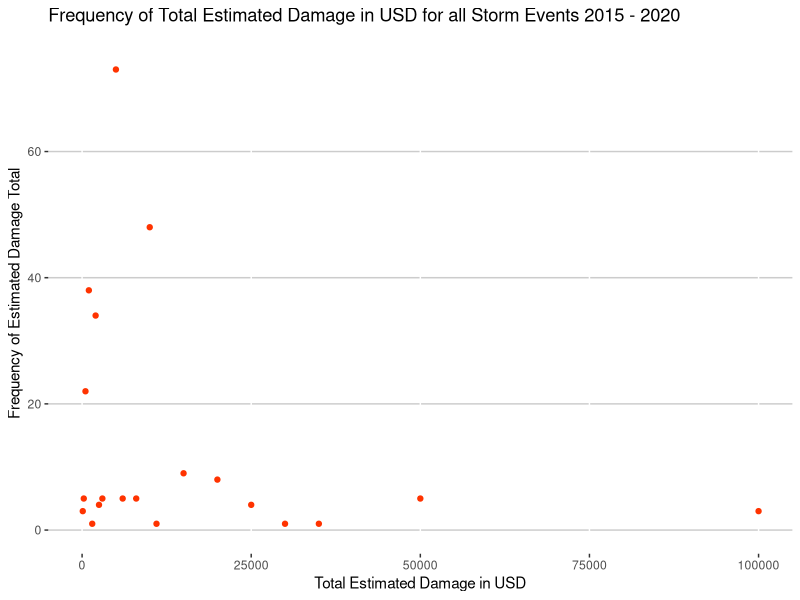
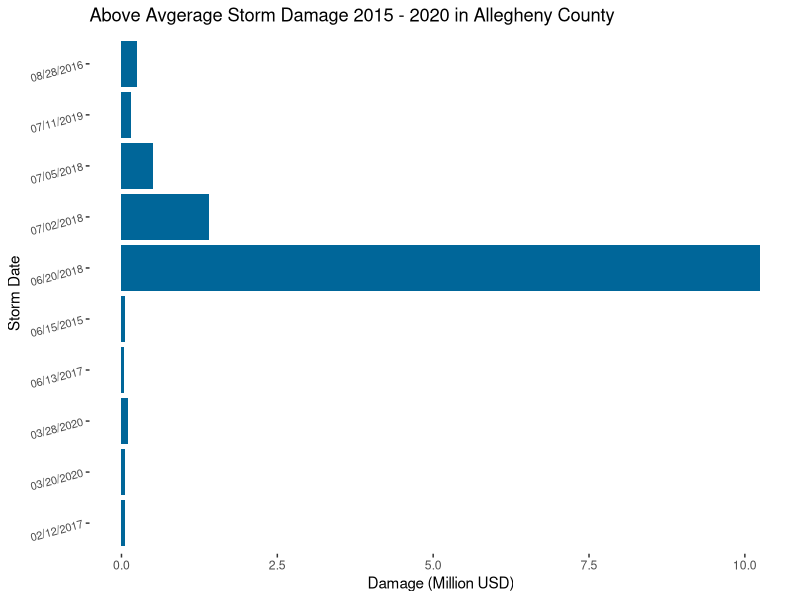
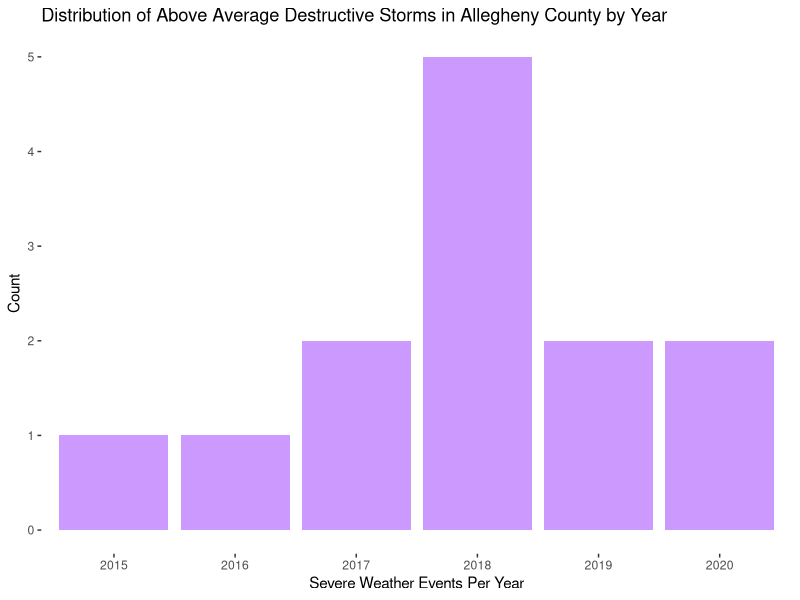
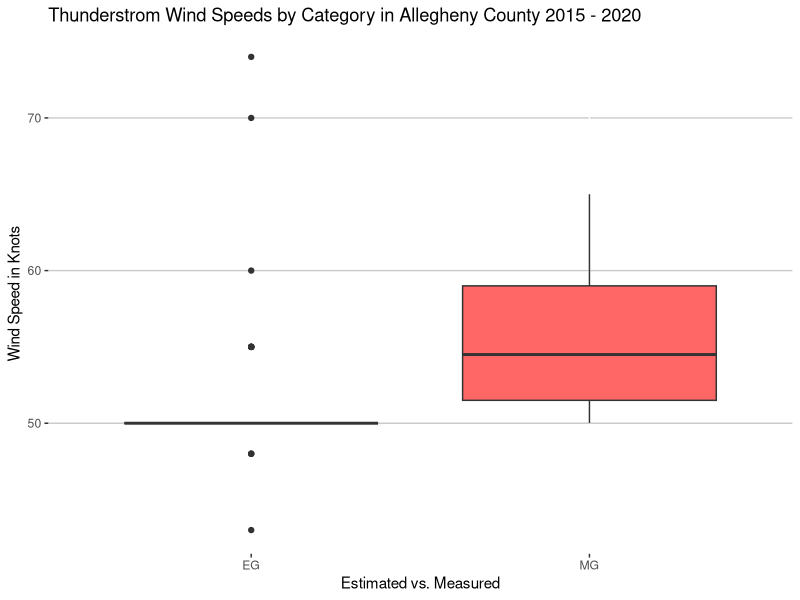
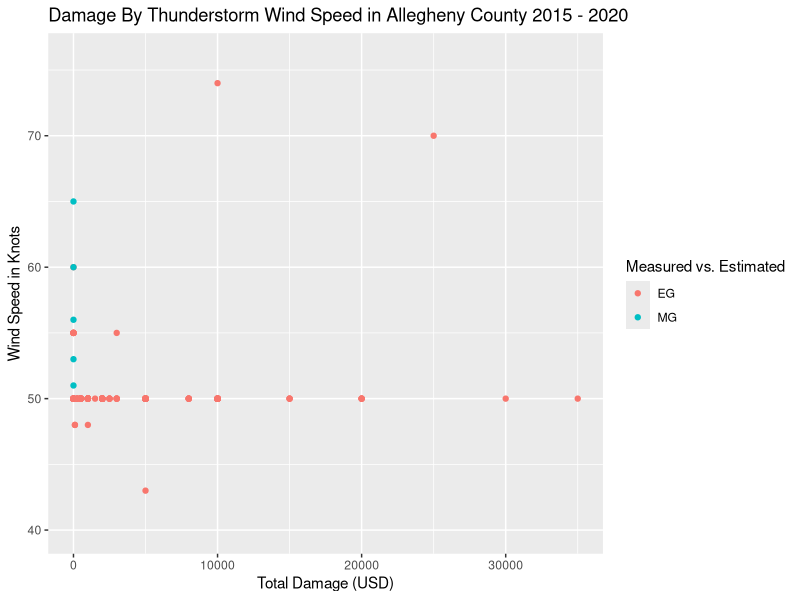

R code for these plots, in order: (Note: this script raises an error after producing the figures.)
## ---- chunk 1
knitr::opts_chunk$set(echo = TRUE, warning=FALSE)
## ---- chunk 2
# load the ggplot2 library for graphics later in the document
library(ggplot2)

# setting the proper directory to read in and write out to the location i want
setwd("/Users/zack/dat204_ccac/final_project/")

# read in the csv file containing my data
storm_data <- read.csv('storm_data_PA_AGC_15-20.csv')
## ---- chunk 3


## make a small data frame to count the occurrences of each event to understand what
## happens most frequently here

# get all unique event type values and store in variable
events <- unique(storm_data$EVENT_TYPE)

# create empty vector
event_count <- vector()

# loop through the list of unique events, creating a vector of the sum of each matching instance
# of the unique events and their listing in the data frame, return a vector of counts
for (s in events){
  local <- sum(storm_data$EVENT_TYPE == s)
  event_count <- c(event_count, local)
}

# create a data frame from unique events and their counts with new headers
event_totals <- data.frame("Weather.Event" = events, "Total.Count" = event_count)

# order the count by descending totals
ordered_events <- event_totals[order(-event_totals$Total.Count),]

#print
print(ordered_events)

## ---- chunk 4
# Let's add a column to the data frame that sums all the damage estimates
total_damage <- storm_data$DAMAGE_PROPERTY_NUM + storm_data$DAMAGE_CROPS_NUM
storm_data$TOTAL_DAMAGE=total_damage

# Getting descriptive statistics on total damage
print(summary(storm_data$TOTAL_DAMAGE))
## ---- chunk 5
# Get the standard deviation
s_dev <- sd(storm_data$TOTAL_DAMAGE)
print(c("Standard deviation: ", s_dev))
## ---- chunk 6
# pull all the unique damage estimate totals into a vector
dam <- unique(storm_data$TOTAL_DAMAGE)

# create empty vector
count <- vector()

# loop through the list of damage totals, creating a vector of the sum of each matching instance
# of the unique events and their listing in the data frame, return a vector of counts
for (s in dam){
  local <- sum(storm_data$TOTAL_DAMAGE == s)
  count <- c(count, local)
}

# create a data frame from totals and their counts with new headers
count_totals <- data.frame("Damage.Value" = dam, "Count" = count)

# plot the dataframe as a scatter plot
ggplot(count_totals) + geom_point(aes(x = Damage.Value, y = Count), stat="identity", color = "#FF3300") + 
  scale_x_continuous(limit = c(0,100000)) + 
  scale_y_continuous(limit = c(0, 75)) + 
  theme(panel.background = element_rect(fill = "white")) + 
  theme(panel.grid.major.y = element_line(color="#CCCCCC")) +
  labs(x = "Total Estimated Damage in USD", y = "Frequency of Estimated Damage Total") +
  labs(title = "Frequency of Total Estimated Damage in USD for all Storm Events 2015 - 2020")
  #theme(panel.grid.major.x = element_line(color="#CCCCCC"))


## ---- chunk 7
# Using the mean from the descriptive statistics, let's see what the most destructive
# storms over the past 5 years have been
destruction <- storm_data[storm_data$TOTAL_DAMAGE > 33262, ]

# to better plot the data let's scale down the damage
scaled_damage <- destruction$TOTAL_DAMAGE / 1000000
#print(scaled_damage)
destruction$SCALED_DAMAGE=scaled_damage

ggplot(destruction, aes(y=BEGIN_DATE, x=SCALED_DAMAGE)) +
  geom_histogram(stat="identity", fill="#006699") +
  theme(axis.text.y = element_text(size=8, angle=15)) +
  labs(y = "Storm Date", title = "Above Avgerage Storm Damage 2015 - 2020 in Allegheny County",
       x = "Damage (Million USD)") +
  theme(panel.background = element_rect(fill = "white"))
## ---- chunk 8
# let's dig into these destructive storms some more and pare down the original dataset
dest_small <- destruction[ , c("BEGIN_LOCATION", "BEGIN_DATE", "EVENT_TYPE", "MAGNITUDE",
                               "FLOOD_CAUSE", "END_LOCATION", "BEGIN_LAT",
                               "BEGIN_LON", "END_LAT","END_LON")]
print(dest_small)

# is there a trend in severe weather events increasing over time?
# need to extract the year values from the BEGIN_DATE column, so we'll read the row values as date
# objects, then only pull the year
storm_years <- format(as.Date(dest_small$BEGIN_DATE, format="%m/%d/%Y"),"%Y")
# now that we have a vector of years, let's add it as a new column to our dataframe
dest_small$YEAR=storm_years

# Now let's plot the severe weather by year to see if there's a trend
ggplot(dest_small, aes(x=YEAR)) + geom_bar(stat="count", fill="#CC99FF") +
  labs(x = "Severe Weather Events Per Year", y = "Count") +
  labs(title = "Distribution of Above Average Destructive Storms in Allegheny County by Year ") +
  theme(panel.background = element_rect(fill = "white"))

## ---- chunk 9
### TSTORM WIND
# The most common event are thunderstorm winds, let's slice the dataset to only show thunderstorm
# wind records so we can analyze it

t_storms <- storm_data[storm_data$EVENT_TYPE == "Thunderstorm Wind", ]

# There are two methods of capturing windspeed, let's plot them to better understand the data
ggplot(data = t_storms, mapping = aes(y = MAGNITUDE, x = MAGNITUDE_TYPE)) + 
  geom_boxplot(fill="#FF6666") + theme(panel.background = element_rect(fill = "white")) +
  theme(panel.grid.major.y = element_line(color="#CCCCCC")) + 
  labs(y = "Wind Speed in Knots", x = "Estimated vs. Measured") +
  labs(title = "Thunderstrom Wind Speeds by Category in Allegheny County 2015 - 2020")
## ---- chunk 10
# Now let's plot the windspeed in knots by damage
ggplot(data = t_storms, mapping = aes(y = MAGNITUDE, x = TOTAL_DAMAGE, color = MAGNITUDE_TYPE)) +
  geom_point() +
  scale_y_continuous(limits = c(40,76)) +
  labs(x = "Total Damage (USD)", y = "Wind Speed in Knots", color = "Measured vs. Estimated") +
  labs(title = "Damage By Thunderstorm Wind Speed in Allegheny County 2015 - 2020")
## ---- chunk 11
p_cor <- cor(t_storms$MAGNITUDE, t_storms$TOTAL_DAMAGE)
print(c("Correlation coefficient: ", p_cor))
## ---- chunk 12
# create a new series to contain solely year values
storm_years <- format(as.Date(storm_data$BEGIN_DATE, format="%m/%d/%Y"),"%Y")
# add it to the data frame
storm_data$YEAR=storm_years

# concatenate the dataframes into a new frame
reporter_comp <- rbind(fifteen, twenty)

ggplot(data = storm_data) + geom_bar(aes(x=SOURCE), fill="#33CCCC") +
  facet_wrap(~YEAR, nrow = 2) +
  theme(axis.text.x = element_text(size=3, angle=25)) +
  labs(x = "Reporter", y = "Number of sever storms reported") +
  labs(title = "Severe storms by reporter for Allegheny County 2015 - 2020")
  
